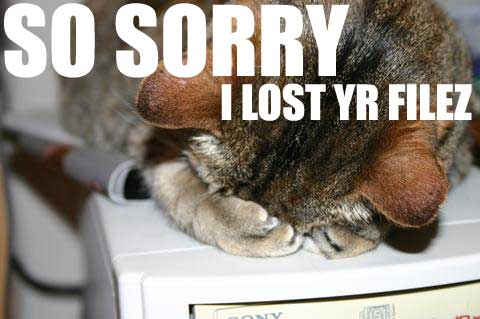
#> input picture images/404.jpg, 480 x 319 px, given in place of twitter2006_logo.png, which was not available
$ python encode.py
#> lines starting #> are read from the running program, lines starting #| are printed output that depends on the picture; pictures that were not available may be replaced by others from this repository, and a replacement may not be noted
from PIL import Image

input_file = "twitter2006_logo.png"
output_file = "twitter.png"

img = Image.open(input_file).convert("RGBA")

r, g, b, a = img.split()
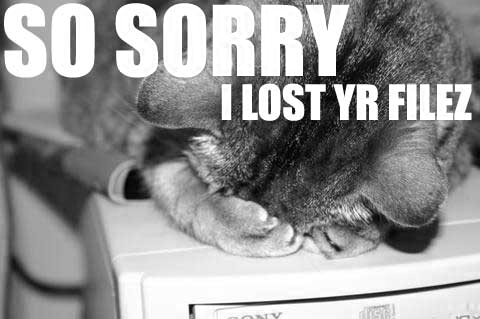
#> r: PIL image 480x319 L; min 0, max 255, mean 149.7
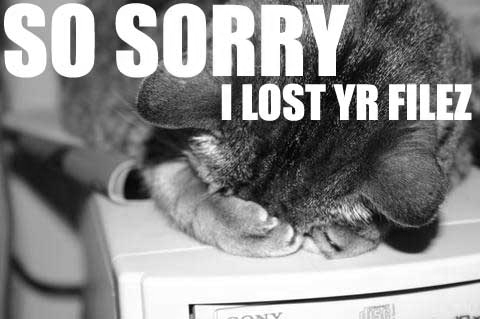
#> g: PIL image 480x319 L; min 0, max 255, mean 142.3
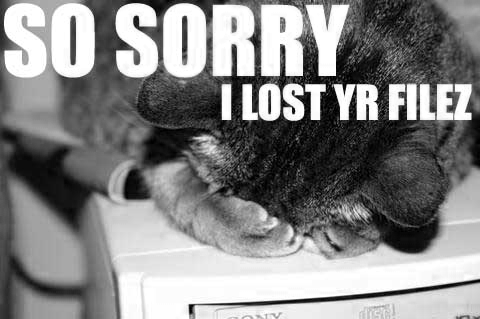
#> b: PIL image 480x319 L; min 0, max 255, mean 133.3
#> a: PIL image 480x319 L; every value is 255
rgb = Image.merge("RGB", (r, g, b))
#> rgb is the input picture: PIL image 480x319 RGB; mean R, G, B 149.7, 142.3, 133.3

# Конвертация в палитру
pal = rgb.convert("P", palette=Image.ADAPTIVE, colors=255)

# Получаем палитру
palette = pal.getpalette()
#> palette = 765 values, max 255 at index 0, min 3 at index 764, mean 139.1

# Добавляем новый цвет (например, ярко-розовый, которого точно нет)
transparent_color = (255, 0, 255)

palette.extend(transparent_color)  # добавляем в конец
pal.putpalette(palette)

transparent_index = len(palette) // 3 - 1  # индекс нового цвета
#> transparent_index = 255

# Маска прозрачности
mask = a.point(lambda x: 255 if x < 128 else 0)
#> mask: PIL image 480x319 L; every value is 0

# Применяем прозрачность
pal.paste(transparent_index, mask)

# Указываем прозрачный индекс
pal.info["transparency"] = transparent_index

pal.save(output_file, "PNG")

print("Готово без потери белого:", output_file)
